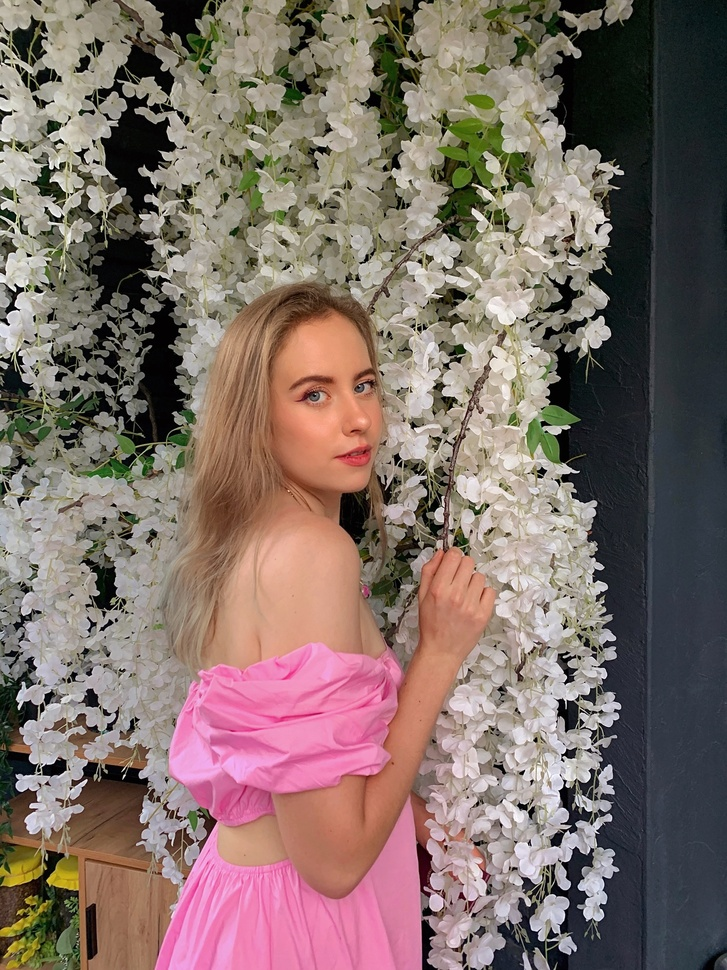
#> input picture skillbox/tareas de casa/images/XBUK5GIP_PY.jpg, 727 x 970 px, shrunk from 1620 x 2160 before the run
$ jupyter execute --allow-errors PCA_SVD_t-SNE.ipynb
#> lines starting #> are read from the running program, lines starting #| are printed output that depends on the picture
En la tarea, se sugiere aplicar PCA a los datos de salida 3D que están contenidos en el archivo `client_segmentation.csv`. El archivo contiene información sobre los clientes del operador sobre cómo cambió el consumo de servicios del operador durante dos meses:
* call_diff compartir llamadas
* sms_diff compartir SMS
* compartir tráfico de Internet traffic_diff

Todos los indicadores se calculan mediante la fórmula

$$
\frac{\text{newvalue}-\text{oldvalue}}{\text{oldvalue}}
$$

La Última columna de customes_class contiene una etiqueta de salida:
* $0$ - usuario activo
* $1$ - usuario "dormido" (rara vez usa los servicios)
* $2$ - usuario que se fue a la salida

[cell 1]
import numpy as np
import pandas as pd
import matplotlib
import matplotlib.pyplot as plt


#> (the rest of this cell did not finish here and is left out)

1. Renderice la primera y tercera columna del conjunto de datos 'call_diff' y'traffic_diff ' como una dispersión
2. Construya PCA apriételos a un caso unidimensional, visualice el resultado

[cell 2]
from sklearn.decomposition import PCA
from sklearn.preprocessing import StandardScaler

# Visualizar la dispersión de 'call_diff' y 'traffic_diff' con colores según 'customes_class'
#> (the rest of this cell did not finish here and is left out)

[cell 3]
# Preprocesar los datos para PCA
features = ['call_diff', 'traffic_diff']
#> (the rest of this cell did not finish here and is left out)

[cell 4]
# Aplicar PCA y reducir a un componente principal
pca = PCA(n_components=1)
#> (the rest of this cell did not finish here and is left out)

#> (a cell that did not finish here is left out)

#> (a cell that did not finish here is left out)

#> (a cell that did not finish here is left out)

***Descomposición SVD***

1) Dada una matriz A, calcule la descomposición SVD usando la función numpy.linalg.svd. Encuentre el determinante de la matriz U usando la función numpy.linalg.det. ¿Cuál es el determinante?

[cell 8]
from numpy.linalg import svd, det
import numpy as np

A = np.array([[3,2,2],[2,3,-2]])
A_det = A

[cell 9]
# Calcular la descomposición SVD
U, Sigma, Vt = np.linalg.svd(A)

det_U = np.linalg.det(U)

print("Matriz U:") #  es una matriz ortogonal cuyas filas son los autovectores de la matriz
print(U)

print("\nSingular Values (Sigma):") #  es una matriz diagonal con los valores singulares en la diagonal
print(Sigma)

print("\nMatriz Vt:") #  es la matriz ortogonal transpuesta cuyas filas son los autovectores
print(Vt)

print("\nDeterminante de matrizы U:", det_U)

2) Carguemos la imagen en una matriz tridimensional tridimensional y mostrémosla directamente en el cuaderno Jupyter.

pip install Pillow

[cell 10]
from matplotlib.pyplot import imshow
import matplotlib.image as mpimg
img = mpimg.imread('images/XBUK5GIP_PY.jpg')
#> img is the input picture: shape (970, 727, 3); mean R, G, B 128.7, 110.6, 103.9
print(type(img),img.shape)
#| <class 'numpy.ndarray'> (970, 727, 3)
imshow(img)
plt.show()

Tenemos una matriz tridimensional, donde la tercera dimensión corresponde al componente de color rgb. Una imagen en color se puede convertir a gris bidimensional (escala de grises)

[cell 11]
def rgb2gray(rgb):
    '''Se toma el promedio de tres colores RGB'''
    tile = np.tile(np.c_[0.333, 0.333, 0.333], reps=(rgb.shape[0], rgb.shape[1], 1))
    return np.sum(tile * rgb, axis=2)
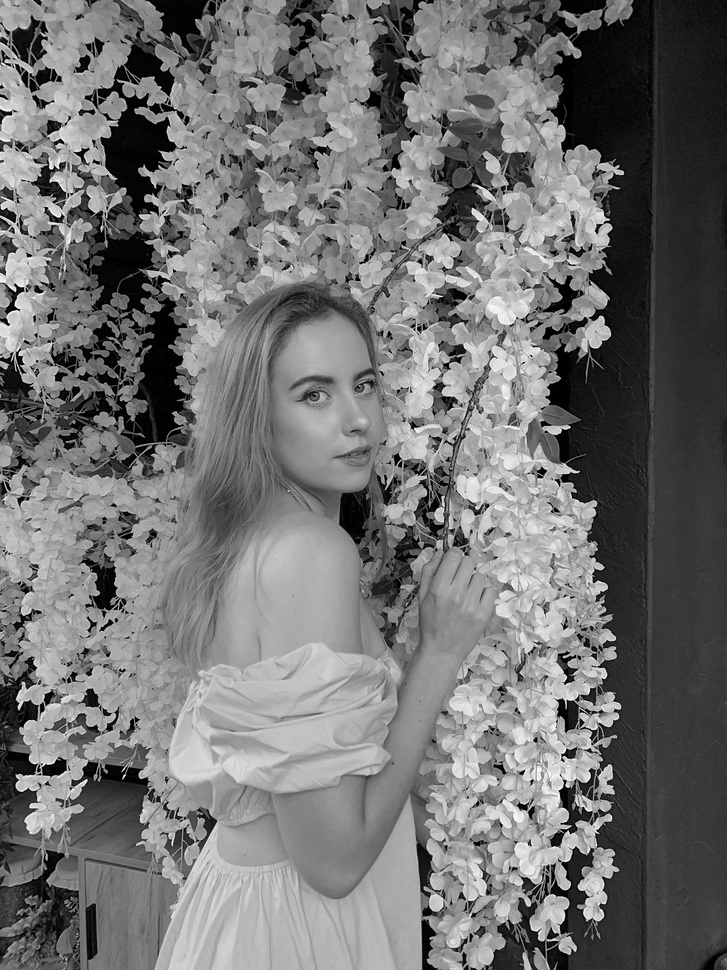
#> returned value: shape (970, 727) float64; min 0, max 254.7, mean 114.3

img_gray = rgb2gray(img)
print(type(img_gray), img_gray.shape)
#| <class 'numpy.ndarray'> (970, 727)
imshow(img_gray, cmap="gray")
plt.show()

[cell 12]
shape_of_img_gray = img_gray.shape
#> shape_of_img_gray = (970, 727)
print("Dimensionalidad de la matriz img_gray:", shape_of_img_gray)
#| Dimensionalidad de la matriz img_gray: (970, 727)

* enseñar la clase TruncatedSVD con el parámetro n_components=25 sobre la matriz *img_gray* de dimensión (2160, 1620)
* obtener la matriz *img_gray_svd* usando la función `transform`
* obtener la matriz *img_gray_svd_restaurada* usando la función `inverse_transform`
* visualizar la matriz *img_gray_svd_restored* con la función *imshow

[cell 13]
from sklearn.decomposition import TruncatedSVD
import matplotlib.pyplot as plt


svd = TruncatedSVD(n_components=25)
img_gray_svd = svd.fit_transform(img_gray)

img_gray_svd_restored = svd.inverse_transform(img_gray_svd)
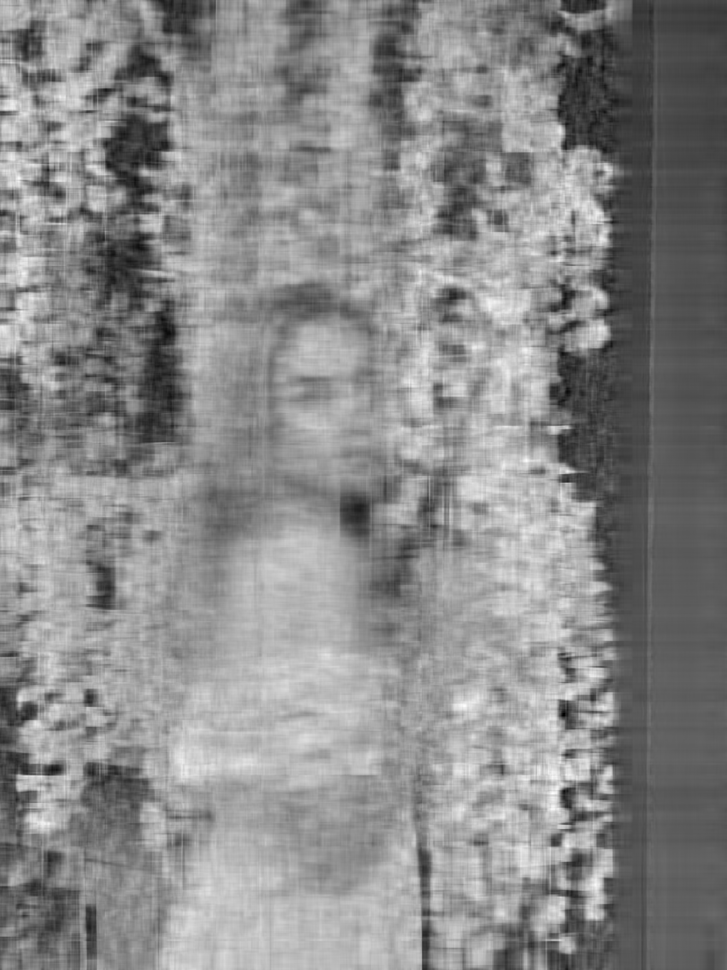
#> img_gray_svd_restored: shape (970, 727) float64; min -64.16, max 268, mean 114.3; drawn with min black and max white

# Визуализируем восстановленный массив
plt.imshow(img_gray_svd_restored, cmap='gray')
plt.title('Restored Image using TruncatedSVD')
plt.show()
